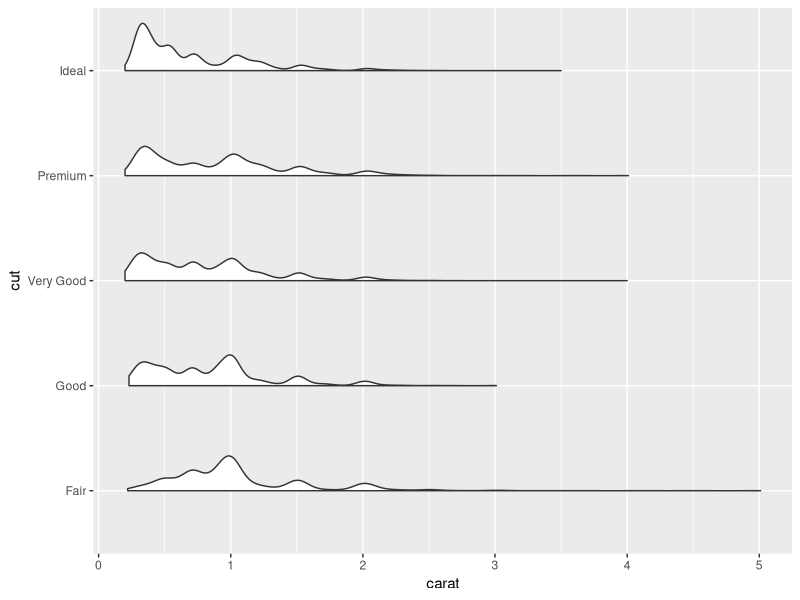

Source code (R):
# somewhat hackish solution to:
# https://twitter.com/EamonCaddigan/status/646759751242620928
# based mostly on copy/pasting from ggplot2 geom_violin source:
# https://github.com/hadley/ggplot2/blob/master/R/geom-violin.r

library(ggplot2)
library(dplyr)


"%||%" <- function(a, b) {
  if (!is.null(a)) a else b
}

geom_flat_violin <- function(mapping = NULL, data = NULL, stat = "ydensity",
                             position = "dodge", trim = TRUE, scale = "area",
                             show.legend = NA, inherit.aes = TRUE, ...) {
  layer(
    data = data,
    mapping = mapping,
    stat = stat,
    geom = GeomFlatViolin,
    position = position,
    show.legend = show.legend,
    inherit.aes = inherit.aes,
    params = list(
      trim = trim,
      scale = scale,
      ...
    )
  )
}

#' @rdname ggplot2-ggproto
#' @format NULL
#' @usage NULL
#' @export
GeomFlatViolin <-
  ggproto("GeomFlatViolin", Geom,
          setup_data = function(data, params) {
            data$width <- data$width %||%
              params$width %||% (resolution(data$x, FALSE) * 0.9)
            
            # ymin, ymax, xmin, and xmax define the bounding rectangle for each group
            data %>%
              group_by(group) %>%
              mutate(ymin = min(y),
                     ymax = max(y),
                     xmin = x,
                     xmax = x + width / 2)
          },
  
  draw_group = function(data, panel_scales, coord) {
    # Find the points for the line to go all the way around
    data <- transform(data, xminv = x,
                      xmaxv = x + violinwidth * (xmax - x))
    
    # Make sure it's sorted properly to draw the outline
    newdata <- rbind(plyr::arrange(transform(data, x = xminv), y),
                     plyr::arrange(transform(data, x = xmaxv), -y))
    
    # Close the polygon: set first and last point the same
    # Needed for coord_polar and such
    newdata <- rbind(newdata, newdata[1,])
    
    ggplot2:::ggname("geom_flat_violin", GeomPolygon$draw_panel(newdata, panel_scales, coord))
  },
  
  draw_key = draw_key_polygon,
  
  default_aes = aes(weight = 1, colour = "grey20", fill = "white", size = 0.5,
                    alpha = NA, linetype = "solid"),
  
  required_aes = c("x", "y")
  )


### Example:
ggplot(diamonds, aes(cut, carat)) +
  geom_flat_violin() +
  coord_flip()